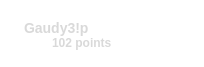
<?xml version="1.0" encoding="UTF-8"?>
<ui version="4.0">
 <class>offlineFriendsWidget</class>
 <widget class="QWidget" name="offlineFriendsWidget">
  <property name="geometry">
   <rect>
    <x>0</x>
    <y>0</y>
    <width>204</width>
    <height>63</height>
   </rect>
  </property>
  <property name="minimumSize">
   <size>
    <width>204</width>
    <height>0</height>
   </size>
  </property>
  <property name="maximumSize">
   <size>
    <width>204</width>
    <height>16777215</height>
   </size>
  </property>
  <property name="windowTitle">
   <string>Form</string>
  </property>
  <property name="styleSheet">
   <string notr="true">background-color: rgb(30, 30, 30,0);</string>
  </property>
  <layout class="QVBoxLayout" name="verticalLayout">
   <item>
    <widget class="QFrame" name="frame">
     <property name="minimumSize">
      <size>
       <width>204</width>
       <height>45</height>
      </size>
     </property>
     <property name="maximumSize">
      <size>
       <width>204</width>
       <height>45</height>
      </size>
     </property>
     <property name="frameShape">
      <enum>QFrame::Shape::StyledPanel</enum>
     </property>
     <property name="frameShadow">
      <enum>QFrame::Shadow::Raised</enum>
     </property>
     <widget class="QLabel" name="pointsLabel">
      <property name="geometry">
       <rect>
        <x>41</x>
        <y>21</y>
        <width>101</width>
        <height>21</height>
       </rect>
      </property>
      <property name="styleSheet">
       <string notr="true">/* 102 points */
background-color: rgba(255, 255, 255, 0);

position: absolute;
width: 33px;
height: 14px;
left: 70px;
top: 706.64px;

font-family: 'Raleway';
font-style: normal;
font-weight: 500;
font-size: 12px;
line-height: 6px;

color: #D9D9D9;

</string>
      </property>
      <property name="text">
       <string>102 points</string>
      </property>
     </widget>
     <widget class="QWidget" name="">
      <property name="geometry">
       <rect>
        <x>0</x>
        <y>0</y>
        <width>191</width>
        <height>33</height>
       </rect>
      </property>
      <layout class="QHBoxLayout" name="horizontalLayout">
       <item>
        <widget class="QLabel" name="icon">
         <property name="maximumSize">
          <size>
           <width>32</width>
           <height>31</height>
          </size>
         </property>
         <property name="text">
          <string/>
         </property>
         <property name="pixmap">
          <pixmap>../../../images/userIcon1.png</pixmap>
         </property>
         <property name="scaledContents">
          <bool>false</bool>
         </property>
        </widget>
       </item>
       <item>
        <widget class="QLabel" name="username">
         <property name="styleSheet">
          <string notr="true">/* Gaudy3!p */

position: absolute;
width: 44px;
height: 15px;
left: 70px;
top: 576.64px;

font-family: 'Raleway';
font-style: normal;
font-weight: 600;
font-size: 14px;
line-height: 8px;

color: #D9D9D9;

</string>
         </property>
         <property name="text">
          <string>Gaudy3!p</string>
         </property>
        </widget>
       </item>
       <item>
        <widget class="QLabel" name="circle">
         <property name="maximumSize">
          <size>
           <width>15</width>
           <height>15</height>
          </size>
         </property>
         <property name="styleSheet">
          <string notr="true"/>
         </property>
         <property name="frameShadow">
          <enum>QFrame::Shadow::Plain</enum>
         </property>
         <property name="text">
          <string/>
         </property>
         <property name="pixmap">
          <pixmap>../../../images/redEclipse.png</pixmap>
         </property>
         <property name="scaledContents">
          <bool>true</bool>
         </property>
         <property name="alignment">
          <set>Qt::AlignmentFlag::AlignCenter</set>
         </property>
        </widget>
       </item>
       <item>
        <widget class="QFrame" name="frame_2">
         <property name="sizePolicy">
          <sizepolicy hsizetype="Preferred" vsizetype="Preferred">
           <horstretch>1</horstretch>
           <verstretch>0</verstretch>
          </sizepolicy>
         </property>
         <property name="frameShape">
          <enum>QFrame::Shape::StyledPanel</enum>
         </property>
         <property name="frameShadow">
          <enum>QFrame::Shadow::Raised</enum>
         </property>
        </widget>
       </item>
      </layout>
     </widget>
    </widget>
   </item>
  </layout>
 </widget>
 <resources/>
 <connections/>
</ui>
